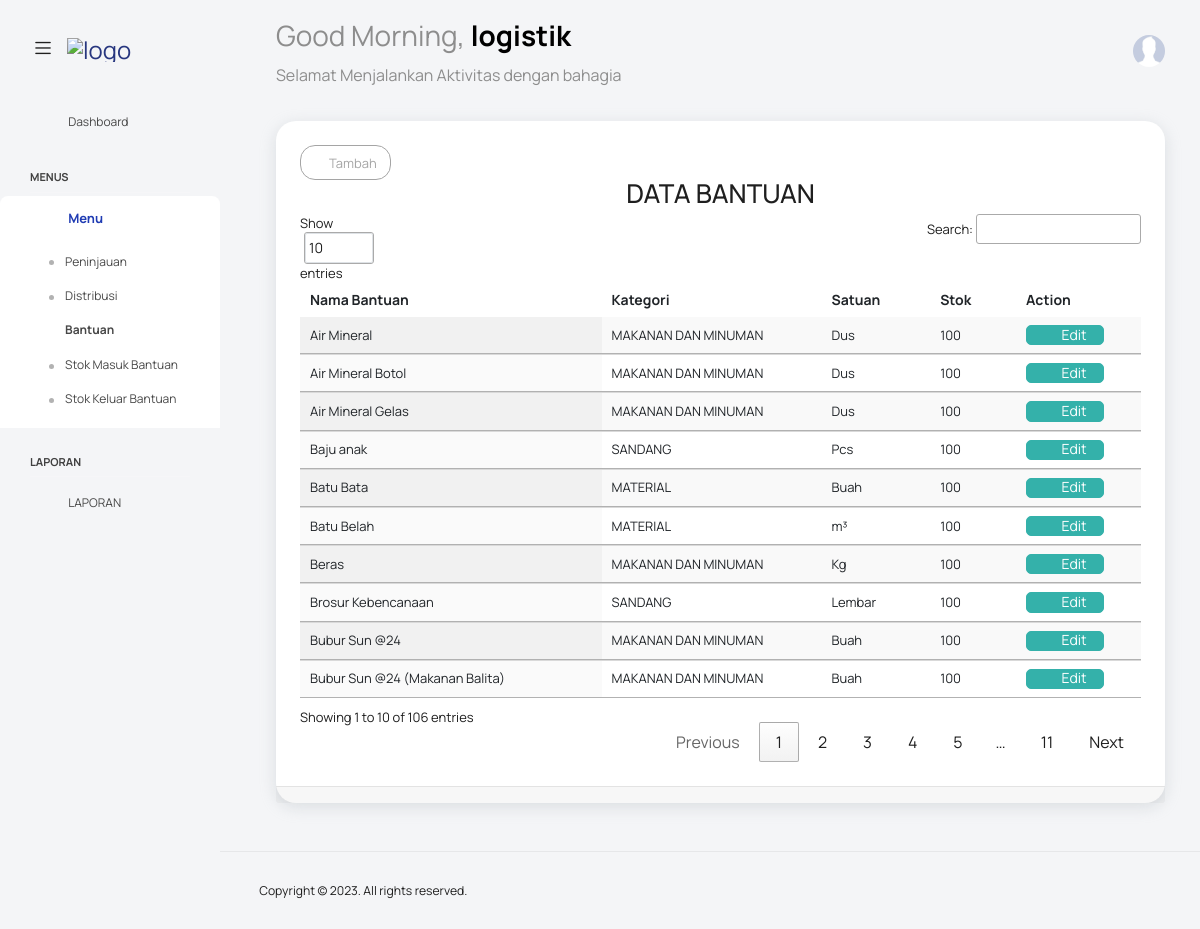
Before: /?bantuan=bantuan (signed in) with the older database file.
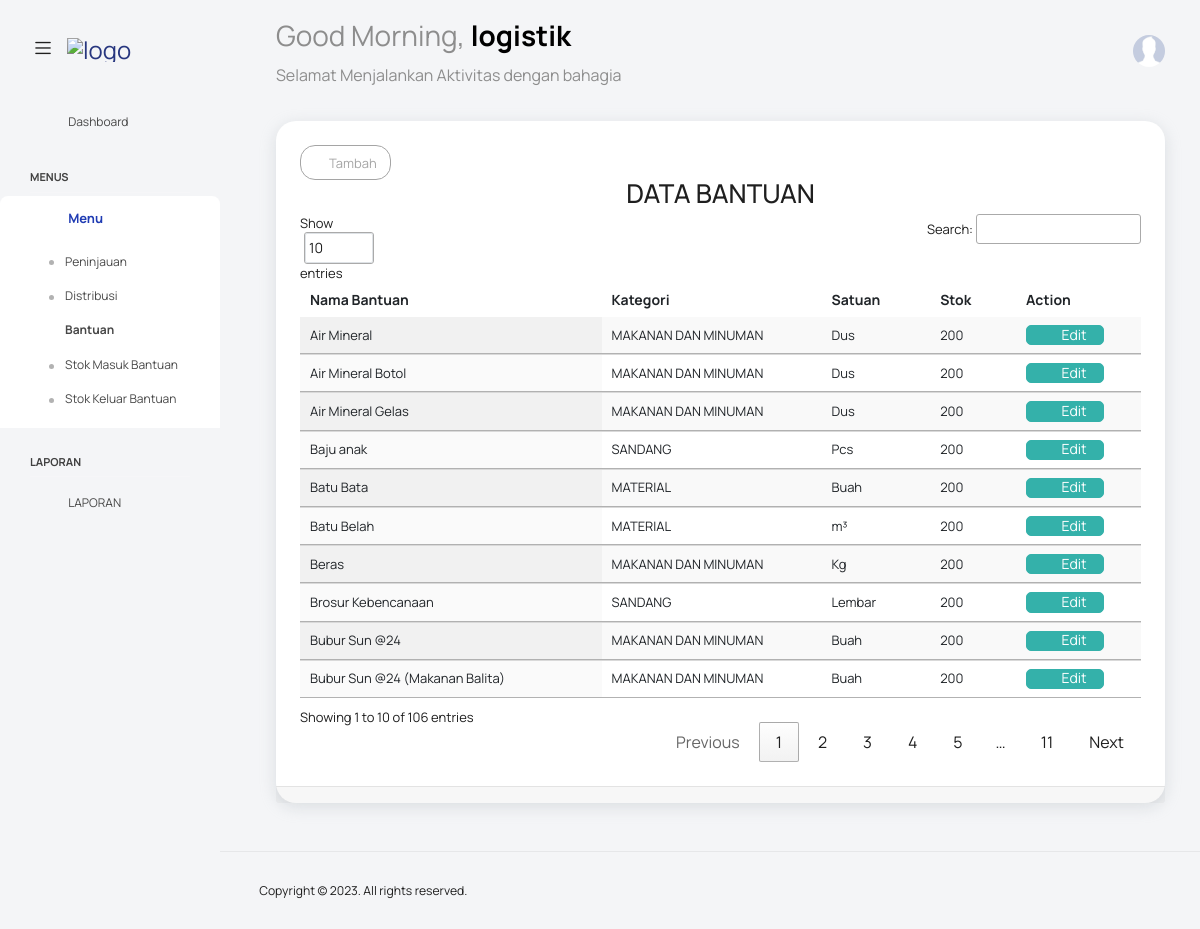
After: the same page with the newer database file.
### tables this page shows
CREATE TABLE `bantuan` (
  `id_bantuan` int(11) NOT NULL,
  `nama_bantuan` varchar(50) DEFAULT NULL,
  `kategori` varchar(20) DEFAULT NULL,
  `satuan` varchar(20) DEFAULT NULL,
  `stok` int(20) DEFAULT NULL
);

### config/config.php (called while the page is built, shortened)
<?php
class Config {
    public function UrlWeb(){
        $url = "http://localhost/pengaduan-bpbd";
        return $url;
    }
    public function TemplateAdmin($page){
        $url = $this->UrlWeb();
        include "views/partials/_header.php";
        include "views/partials/_navbar.php";
        include "views/partials/_sidebar.php";
        include $page;
        include "views/partials/_footer.php";
    }
}

### function.php (called while the page is built, shortened)
<?php
function Querybanyak($query){
    $mysqli = new mysqli("localhost","root","","pengaduan-bpbd");
    return $mysqli->query($query);
}

### views/bantuan/bantuan.php (the view)
<div class="main-panel">
  <div class="content-wrapper">
    <div class="row">
      <div class="col-lg-12 grid-margin stretch-card">
        <div class="card">
          <div class="card-body">
            <div class="row">
              <div class="col-lg-12">
                <a href="<?= $url ?>?bantuan=add" class="btn btn-sm btn-outline-secondary">
                  <i class="mdi mdi-library-plus"></i>
                  Tambah
                </a>
              </div>
              <div class="col-lg-12 text-center">
                <h2>DATA BANTUAN</h2>
              </div>
            </div>
            <div class="table-responsive">
              <table id="myTable" class="display table table-striped ">
                <thead>
                  <tr>
                    <th>
                      Nama Bantuan
                    </th>
                    <th>
                      Kategori
                    </th>
                    <th>
                      Satuan
                    </th>
                    <th>
                      Stok
                    </th>
                    <th>
                      Action
                    </th>
                  </tr>
                </thead>
                <tbody>
                  <?php
                  $bantuans = Querybanyak("SELECT * FROM bantuan  ORDER BY id_bantuan DESC");
                  foreach ($bantuans as $bantuan) { ?>
                    <tr>
                      <td>
                        <?= $bantuan['nama_bantuan'] ?>
                      </td>
                      <td>
                          <?= $bantuan['kategori'] ?>
                      </td>
                      <td>
                      <?= $bantuan['satuan'] ?>
                      </td>
                      <td>
                      <?= $bantuan['stok'] ?>
                      </td>
                      <td>
                        <a href="<?= $url ?>/?bantuan=edit&id=<?= $bantuan['id_bantuan'] ?>" class="btn btn-success">
                          <i class="ti-pencil-alt"></i>
                          Edit
                        </a>
                      </td>
                    </tr>
                  <?php
                  }
                  ?>
                </tbody>
              </table>
            </div>
          </div>
          <div class="card-footer">
          </div>
        </div>
      </div>
    </div>
  </div>

Changed rows visible on the page:
changed bantuan "Bubur Sun @24 (Makanan Balita)": stok "100" → "200"
changed bantuan "Bubur Sun @24": stok "100" → "200"
changed bantuan "Beras": stok "100" → "200"
changed bantuan "Air Mineral Gelas": stok "100" → "200"
changed bantuan "Air Mineral Botol": stok "100" → "200"
changed bantuan "Air Mineral": stok "100" → "200"
changed bantuan "Brosur Kebencanaan": stok "100" → "200"
changed bantuan "Baju anak": stok "100" → "200"
changed bantuan "Batu Bata": stok "100" → "200"
changed bantuan "Batu Belah": stok "100" → "200"
